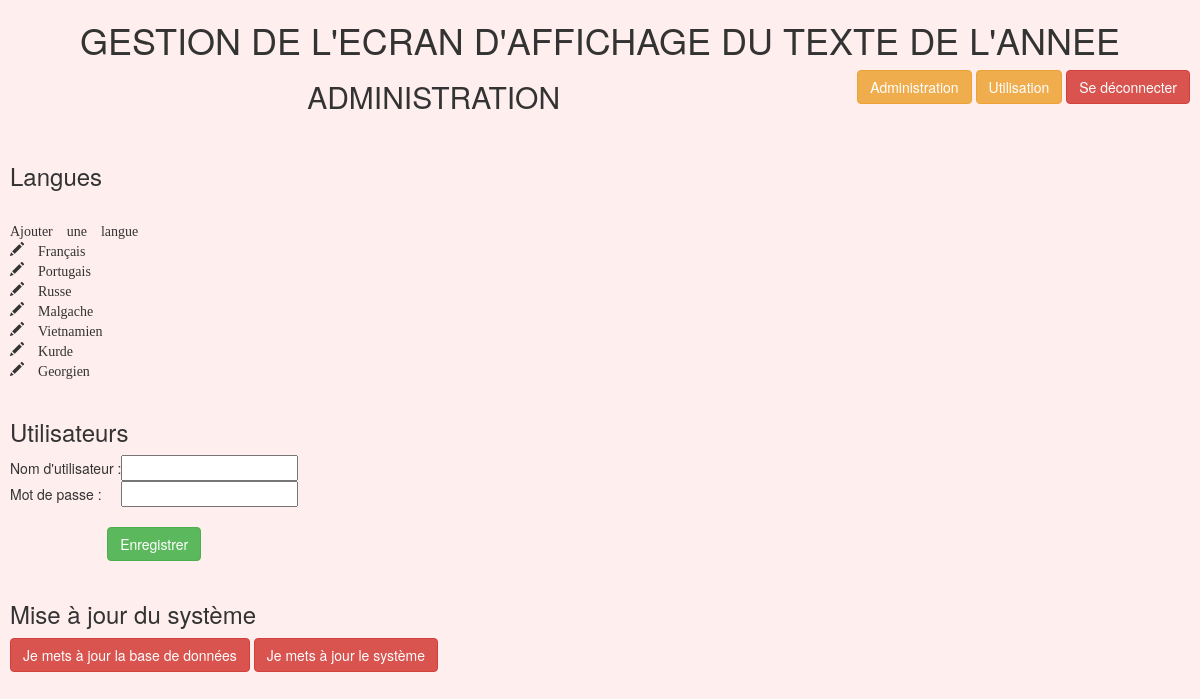
Screenshot of /admin.php (signed in) with the database file from the repository.
### tables this page shows
CREATE TABLE `langue` (
  `langue_id` int(11) NOT NULL AUTO_INCREMENT,
  `langue_nom` text NOT NULL,
  `langue_texte_annuel` longtext NOT NULL,
  `langue_cantique` text NOT NULL,
  `langue_active` int(11) NOT NULL DEFAULT '1',
  PRIMARY KEY (`langue_id`)
);

### admin.php (the view, shortened to what this page needs)
<?php include('head.php'); ?>
<?php if(isset($_SESSION['user_id']) and $_SESSION['user_id']==1) { ?>
<h2 align="center">ADMINISTRATION</h2>
<br>
<h3>Langues</h3>
<br>
<span class="glyphicon glyphicon-new langue_new">Ajouter une langue</span>
<br>
<?php
	$stmt = $dbh->prepare('SELECT * FROM langue WHERE langue_active=1');
	$stmt->execute();
	$liste = $stmt->fetchAll();
?>
<?php foreach($liste as $result) { ?>
<span class="glyphicon glyphicon-pencil langue_edit" value="<?php echo $result['langue_id']; ?>">&nbsp;<?php echo $result['langue_nom']; ?></span>
<br>
<?php } ?>
<br>
<div class="parametre edit_user">
<h3>Utilisateurs</h3>
<form method="post">
<table>
	<tr>
		<td>Nom d'utilisateur : </td>
		<td><input type="text" id="username" name="username" /></td>
	</tr>
	<tr class="password">
		<td>Mot de passe : </td>
		<td><input type="text" id="password" name="password" /></td>
	</tr>
	<tr>
		<td>&nbsp;</td>
	</tr>
	<tr>
		<td align="center" colspan="2">
			<button class="btn btn-success" name="user_edit">Enregistrer</button>
		</td>
	</tr>
</table>
</form>
</div>
<br>
<div class="parametre upgrade_database">
<h3>Mise à jour du système</h3>
<form method="post">
<button class="btn btn-danger" name="database_update">Je mets à jour la base de données</button>
<button class="btn btn-danger" name="system_update">Je mets à jour le système</button>
</form>
</div>
<?php } ?>

### head.php (shortened to what this page needs)
<!DOCTYPE HTML PUBLIC "-//W3C//DTD HTML 4.01//EN" "http://www.w3.org/TR/html4/strict.dtd">
<html>
<head>
<link rel="stylesheet" href="js/jquery-ui-1.11.4/jquery-ui.theme.css">
  <link rel="stylesheet" href="js/bootstrap-3.3.6-dist/css/bootstrap.css">
<link rel="stylesheet" href="css/ds4kh.css">
</head>
<body style="background-color:#FFEEEE;padding-left:10px;padding-right:10px">
<h1 align="center">GESTION DE L'ECRAN D'AFFICHAGE DU TEXTE DE L'ANNEE</h1>
<form style="float:right" method="post">
	<button class="btn btn-warning" name="administration">Administration</button>
	<?php if(isset($_SESSION['user_id']) and $_SESSION['user_id']==1 and $_SERVER['SCRIPT_NAME']=="/admin.php") { ?>
		<button class="btn btn-warning" name="utilisation">Utilisation</button>
		<button class="btn btn-danger" name="logoff">Se déconnecter</button>
	<?php } ?>
</form>

### rows the page displays
langue: $result['langue_id'] 1 (drawn), langue_nom "Français"
langue: $result['langue_id'] 2 (drawn), langue_nom "Portugais"
langue: $result['langue_id'] 3 (drawn), langue_nom "Russe"
langue: $result['langue_id'] 4 (drawn), langue_nom "Malgache"
langue: $result['langue_id'] 5 (drawn), langue_nom "Vietnamien"
langue: $result['langue_id'] 6 (drawn), langue_nom "Kurde"
langue: $result['langue_id'] 7 (drawn), langue_nom "Georgien"
